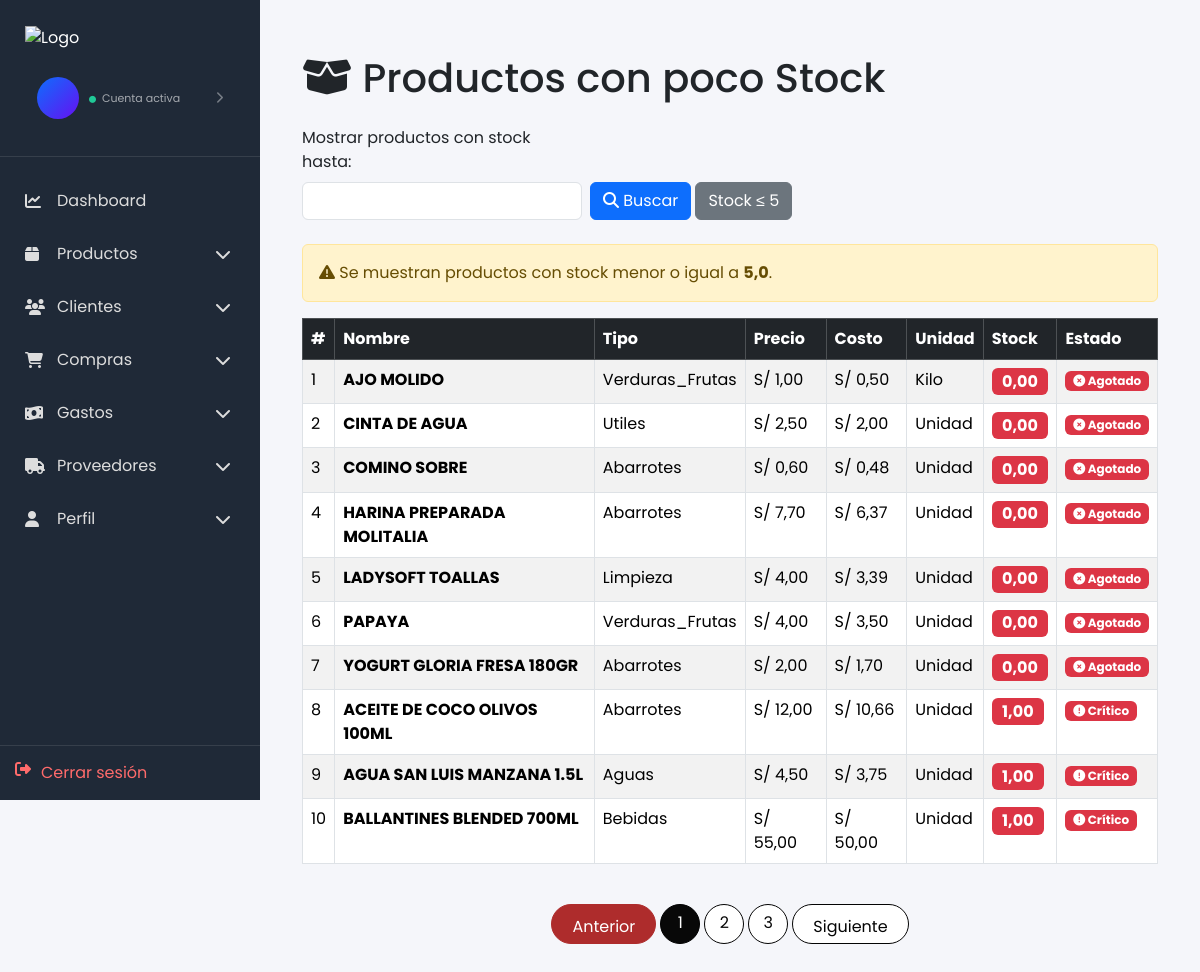
Page /productos/stock/ on the earlier database version.
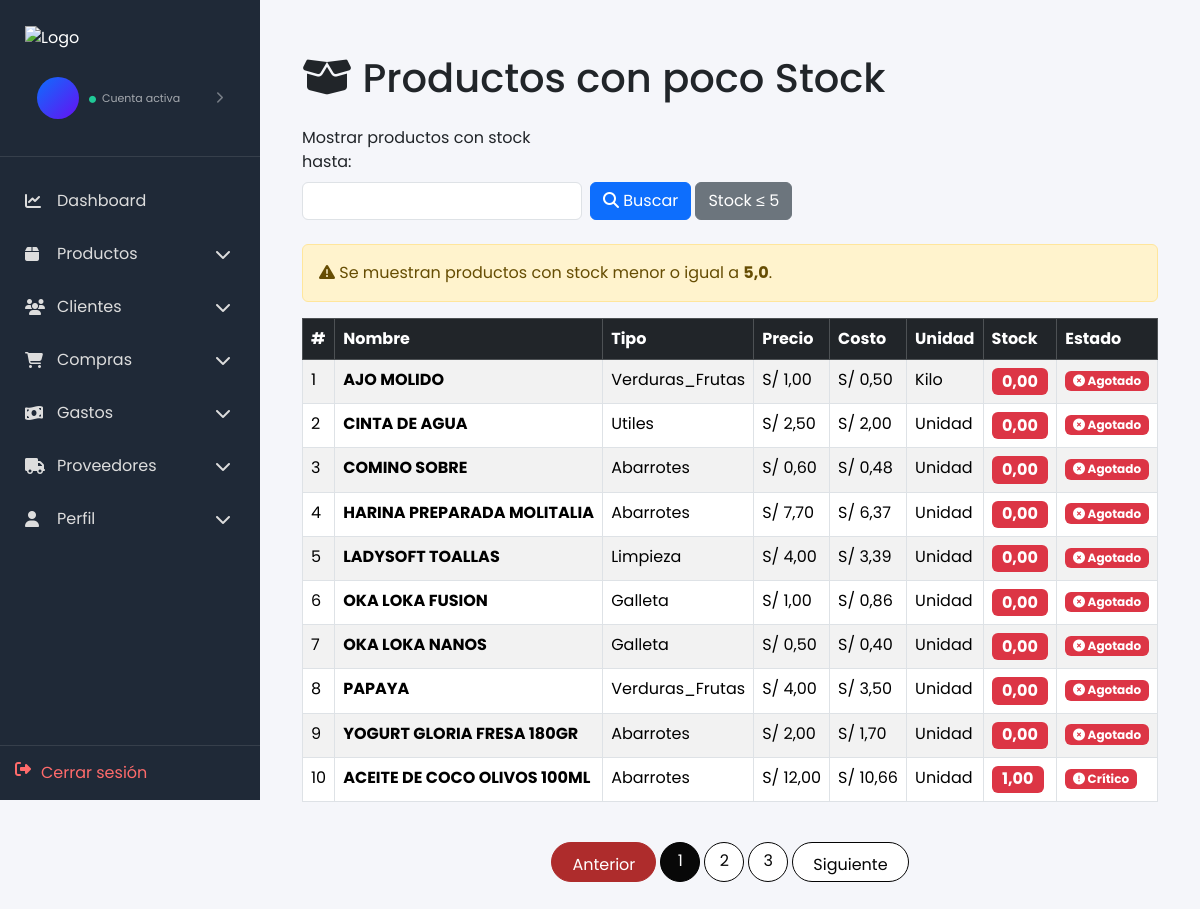
Same page on the later database version.
### productos/models.py (models this page shows, shortened)
class Producto(models.Model):
    nombre = models.CharField(max_length=200)
    precio = models.DecimalField(max_digits=10, decimal_places=2)
    costo = models.DecimalField(max_digits=10, decimal_places=2, default=0.00)
    stock = models.DecimalField(max_digits=10, decimal_places=2, default=0.00)
    tipoProducto = models.CharField(max_length=100)
    unidadMedida = models.CharField(max_length=50, blank=True)
    fechaVencimiento = models.DateField(blank=True, null=True)
    detalle = models.TextField(blank=True)
    imagen = models.CharField(max_length=255, blank=True)
    created_at = models.DateTimeField(auto_now_add=True)
    updated_at = models.DateTimeField(auto_now=True)

### productos/views.py (the view)
# urls.py: path('stock/', views.productos_stock, name='productos_stock'),
def productos_stock(request):
    stock_maximo = request.GET.get('stock', '5')
    try:
        stock_maximo = float(stock_maximo)
    except (ValueError, TypeError):
        stock_maximo = 5
    productos = Producto.objects.filter(
        Q(unidadMedida__iexact='Kilo', stock__lt=0.5) |
        Q(~Q(unidadMedida__iexact='Kilo'), stock__lte=stock_maximo)
    ).order_by('stock', 'nombre')
    paginator = Paginator(productos, 10)
    page_number = request.GET.get('page')
    page_obj = paginator.get_page(page_number)
    return render(
        request,
        'productos/productos_stock.html',
        {
            'page_obj': page_obj,
            'stock_maximo': stock_maximo,
        }
    )

### productos/templates/productos/productos_stock.html (shortened to what the changed rows need)
{% extends 'base_admin.html' %}
{% block content %}
<br>
<div class="container">
    <h1 class="mb-4">
        <i class="fas fa-box-open"></i> Productos con poco Stock
    </h1>
    {% if page_obj and page_obj.object_list %}
        <div class="table-responsive">
            <table class="table table-striped table-hover table-bordered">
                <thead class="table-dark">
                    <tr>
                        <th>#</th>
                        <th>Nombre</th>
                        <th>Tipo</th>
                        <th>Precio</th>
                        <th>Costo</th>
                        <th>Unidad</th>
                        <th>Stock</th>
                        <th>Estado</th>
                    </tr>
                </thead>
                <tbody>
                    {% for producto in page_obj.object_list %}
                    <tr>
                        <td>
                            {{ forloop.counter }}
                        </td>
                        <td>
                            <strong>{{ producto.nombre }}</strong>
                        </td>
                        <td>
                            {{ producto.tipoProducto }}
                        </td>
                        <td>
                            S/ {{ producto.precio|floatformat:2 }}
                        </td>
                        <td>
                            S/ {{ producto.costo|floatformat:2 }}
                        </td>
                        <td>
                            {{ producto.unidadMedida }}
                        </td>
                        <td>
                            {% if producto.stock <= 0 %}
                                <span class="badge bg-danger fs-6">
                                    {{ producto.stock }}
                                </span>
                            {% elif producto.stock <= 2 %}
                                <span class="badge bg-danger fs-6">
                                    {{ producto.stock }}
                                </span>
                            {% elif producto.stock <= 5 %}
                                <span class="badge bg-warning text-dark fs-6">
                                    {{ producto.stock }}
                                </span>
                            {% else %}
                                <span class="badge bg-info text-dark fs-6">
                                    {{ producto.stock }}
                                </span>
                            {% endif %}
                        </td>
                        <td>
                            {% if producto.stock <= 0 %}
                                <span class="badge bg-danger">
                                    <i class="fas fa-times-circle"></i>
                                    Agotado
                                </span>
                            {% elif producto.stock <= 2 %}
                                <span class="badge bg-danger">
                                    <i class="fas fa-exclamation-circle"></i>
                                    Crítico
                                </span>
                            {% else %}
                                <span class="badge bg-warning text-dark">
                                    <i class="fas fa-exclamation-triangle"></i> Poco Stock
                                </span>
                            {% endif %}
                        </td>
                    </tr>
                    {% endfor %}
                </tbody>
            </table>
        </div>
        {% if page_obj.paginator.num_pages > 1 %}
        <nav aria-label="Paginación" class="mt-4">
            <ul class="pagination justify-content-center">
                {% for num in page_obj.paginator.page_range %}
                    {% if num == page_obj.number %}
                        <li class="page-item active">
                            <span class="page-link"> {{ num }}
                            </span>
                        </li>
                    {% elif num >= page_obj.number|add:'-2' and num <= page_obj.number|add:'2' %}
                        <li class="page-item">
                            <a class="page-link" href="?stock={{ stock_maximo }}&page={{ num }}">
                                {{ num }}
                            </a>
                        </li>
                    {% endif %}
                {% endfor %}
            </ul>
        </nav>
        {% endif %}
    {% else %}
        <div class="alert alert-success">
            <i class="fas fa-check-circle"></i>
            ¡Excelente! No hay productos con stock menor o igual a
            <strong>{{ stock_maximo }}</strong>.
        </div>
    {% endif %}
</div>
<br>
{% endblock %}

Differences in the rows shown:
no longer on this page (row unchanged): Producto: nombre "AGUA SAN LUIS MANZANA 1.5L", tipoProducto "Aguas", precio "4,50", costo "3,75", unidadMedida "Unidad", stock "1,00", shows "Crítico"
no longer on this page (row unchanged): Producto: nombre "BALLANTINES BLENDED 700ML", tipoProducto "Bebidas", precio "55,00", costo "50,00", unidadMedida "Unidad", stock "1,00", shows "Crítico"
now on this page (row edited): Producto: nombre "OKA LOKA FUSION", tipoProducto "Galleta", precio "1,00", costo "0,86", unidadMedida "Unidad", stock "0,00", shows "Agotado"
now on this page (row edited): Producto: nombre "OKA LOKA NANOS", tipoProducto "Galleta", precio "0,50", costo "0,40", unidadMedida "Unidad", stock "0,00", shows "Agotado"
